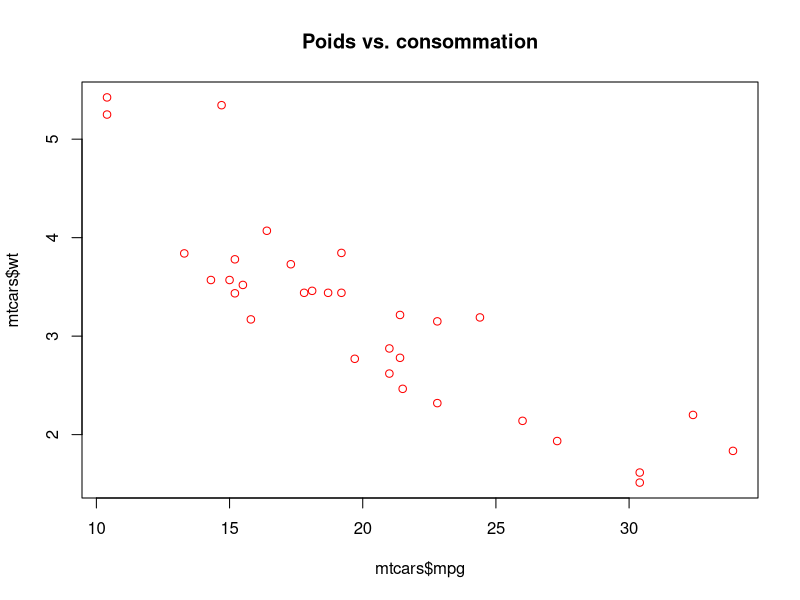
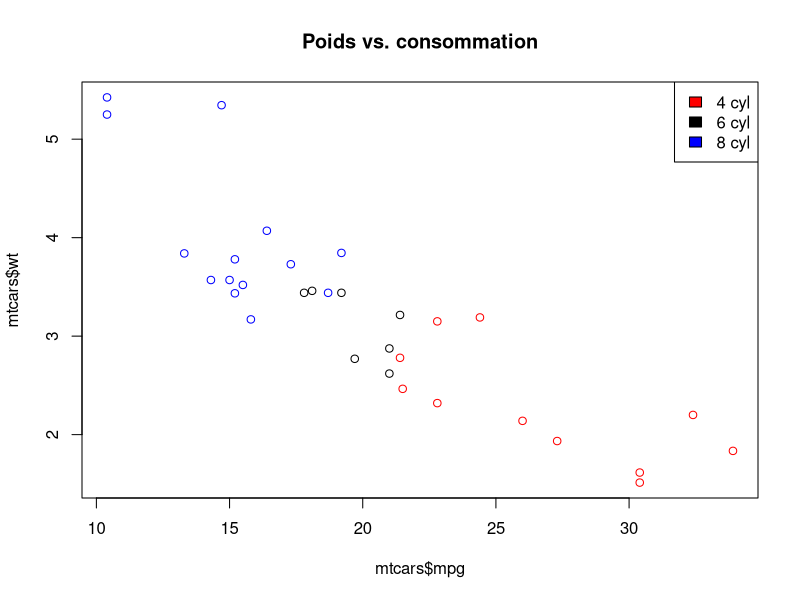
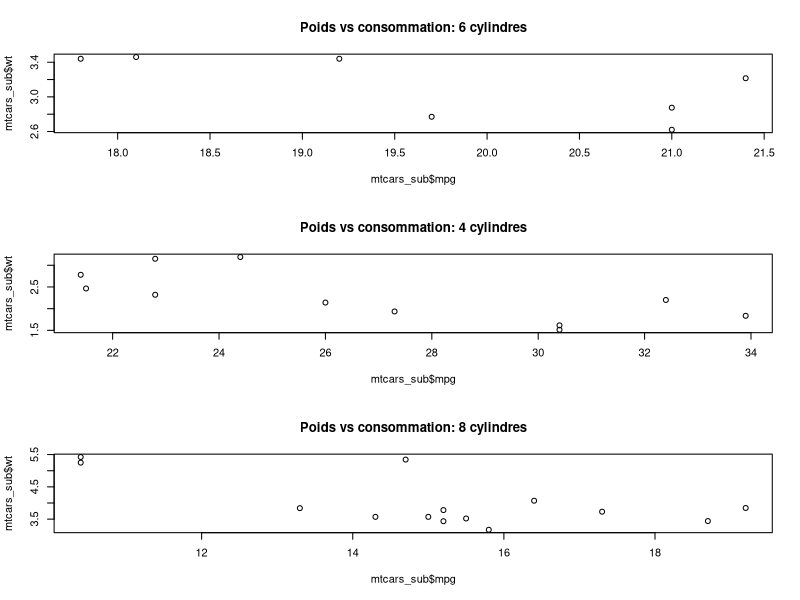

R code for these plots, in order:
## ---- chunk 1
plot(x = mtcars$mpg, y = mtcars$wt, type = 'p', col = 'red')
title('Poids vs. consommation')
## ---- chunk 2

# Couleurs ici
cols <- mtcars$cyl
cols[mtcars$cyl == 4] <- 'red'
cols[mtcars$cyl == 6] <- 'black'
cols[mtcars$cyl == 8] <- 'blue'

plot(x = mtcars$mpg, y = mtcars$wt, 
     type = 'p', col = cols)
title('Poids vs. consommation')
legend('topright', 
       c('4 cyl', '6 cyl', '8 cyl'), 
       fill = c('red', 'black', 'blue'))
## ---- chunk 3

## ---- chunk 4
par(mfrow = c(3,1))
for (cyl_sub in unique(mtcars$cyl)) {
   mtcars_sub <- mtcars[mtcars$cyl == cyl_sub, ]
   plot(x = mtcars_sub$mpg, y = mtcars_sub$wt, type = 'p')
   title(paste('Poids vs consommation:', cyl_sub, 'cylindres'))
}
## ---- chunk 5

